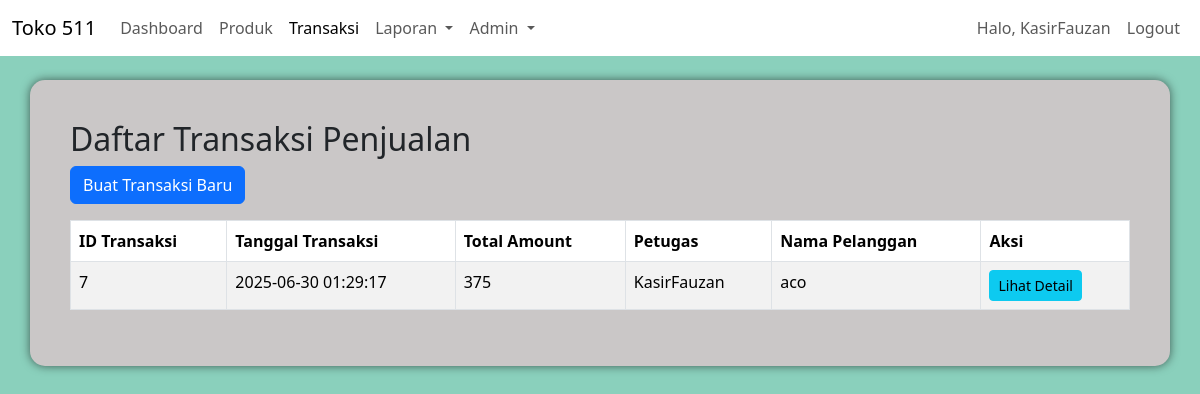
The app's page /transactions.php (signed in) with its own data.
### tables this page shows
CREATE TABLE `transactions` (
  `transaction_id` int(11) NOT NULL,
  `transaction_code` varchar(100) DEFAULT NULL,
  `transaction_date` datetime NOT NULL DEFAULT current_timestamp(),
  `total_amount` decimal(12,2) NOT NULL,
  `paid_amount` decimal(12,2) NOT NULL,
  `change_amount` decimal(12,2) NOT NULL,
  `user_id` int(11) NOT NULL,
  `customer_name` varchar(200) DEFAULT NULL,
  `payment_method` enum('cash','card','transfer') DEFAULT 'cash',
  `created_at` timestamp NOT NULL DEFAULT current_timestamp(),
  `updated_at` timestamp NOT NULL DEFAULT current_timestamp() ON UPDATE current_timestamp()
);

CREATE TABLE `users` (
  `user_id` int(11) NOT NULL,
  `username` varchar(100) NOT NULL,
  `password` varchar(255) NOT NULL,
  `full_name` varchar(200) NOT NULL,
  `email` varchar(100) DEFAULT NULL,
  `phone_number` varchar(20) DEFAULT NULL,
  `address` text DEFAULT NULL,
  `role_id` int(11) NOT NULL,
  `is_active` tinyint(1) DEFAULT 1,
  `created_at` timestamp NOT NULL DEFAULT current_timestamp(),
  `updated_at` timestamp NOT NULL DEFAULT current_timestamp() ON UPDATE current_timestamp()
);

### transactions.php (the view, shortened to what this page needs)
<?php
require_once 'config/database.php';
$sql = "SELECT
            t.transaction_id,
            t.transaction_date,
            t.total_amount,
            u.username,
            t.customer_name,
            t.created_at
        FROM
            transactions t
        JOIN
            users u ON t.user_id = u.user_id
        ORDER BY
            t.transaction_date DESC";
$result = $conn->query($sql);
?>
<!DOCTYPE html>
<html lang="en">
<head>
    <link href="https://cdn.jsdelivr.net/npm/bootstrap@5.3.3/dist/css/bootstrap.min.css" rel="stylesheet">
</head>
<body>
    <nav class="navbar navbar-expand-lg navbar-light">
        <div class="container-fluid">
            <a class="navbar-brand" href="dashboard.php">Toko 511</a>
            <div class="collapse navbar-collapse" id="navbarNav">
                <ul class="navbar-nav me-auto mb-2 mb-lg-0">
                    <li class="nav-item">
                        <a class="nav-link" href="dashboard.php">Dashboard</a>
                    </li>
                    <li class="nav-item">
                        <a class="nav-link" href="products.php">Produk</a>
                    </li>
                    <li class="nav-item">
                        <a class="nav-link active" aria-current="page" href="transactions.php">Transaksi</a>
                    </li>
                    <li class="nav-item dropdown">
    <a class="nav-link dropdown-toggle" href="#" id="reportsDropdown" role="button" data-bs-toggle="dropdown" aria-expanded="false">
        Laporan
    </a>
</li>
                    <?php if (isset($_SESSION['role_id']) && $_SESSION['role_id'] == 1): ?>
                    <li class="nav-item dropdown">
                        <a class="nav-link dropdown-toggle" href="#" id="navbarDropdown" role="button" data-bs-toggle="dropdown" aria-expanded="false">
                            Admin
                        </a>
                    </li>
                    <?php endif; ?>
                </ul>
                <ul class="navbar-nav">
                    <li class="nav-item">
                        <a class="nav-link" href="#">Halo, <?php echo htmlspecialchars($_SESSION['username']); ?></a>
                    </li>
                    <li class="nav-item">
                        <a class="nav-link" href="logout.php">Logout</a>
                    </li>
                </ul>
            </div>
        </div>
    </nav>
    <div class="container mt-4">
        <h2>Daftar Transaksi Penjualan</h2>
        <a href="add_transaction.php" class="btn btn-primary mb-3">Buat Transaksi Baru</a>
        <?php if ($result && $result->num_rows > 0): ?>
        <div class="table-responsive">
            <table class="table table-striped table-bordered table-hover">
                <thead>
                    <tr>
                        <th>ID Transaksi</th>
                        <th>Tanggal Transaksi</th>
                        <th>Total Amount</th>
                        <th>Petugas</th>
                        <th>Nama Pelanggan</th>
                        <th>Aksi</th>
                    </tr>
                </thead>
                <tbody>
                    <?php while($row = $result->fetch_assoc()): ?>
                    <tr>
                        <td><?php echo $row['transaction_id']; ?></td>
                        <td><?php echo $row['transaction_date']; ?></td>
                        <td><?php echo number_format($row['total_amount'], 0, ',', '.'); ?></td>
                        <td><?php echo htmlspecialchars($row['username']); ?></td>
                        <td><?php echo htmlspecialchars($row['customer_name'] ?? '-'); ?></td>
                        <td>
                            <a href="view_transaction.php?id=<?php echo $row['transaction_id']; ?>" class="btn btn-info btn-sm">Lihat Detail</a>
                            </td>
                    </tr>
                    <?php endwhile; ?>
                </tbody>
            </table>
        </div>
        <?php else: ?>
        <div class="alert alert-info">Belum ada transaksi penjualan. Silakan buat transaksi baru.</div>
        <?php endif; ?>
    </div>
</body>
</html>

### transactions.php (style rules this page uses)
body { background-color:rgb(138, 208, 188); }
.navbar { background-color:rgb(255, 255, 255); color: white; }
.container { background-color:rgb(202, 199, 199); padding: 40px; border-radius: 15px; box-shadow: 0 0 10px rgba(11, 11, 11, 0.59); }

### records on screen
transactions: transaction_id "7", transaction_date "2025-06-30 01:29:17", total_amount "375", user.username "KasirFauzan", customer_name "aco"

### other values on screen
$_SESSION['username'] "KasirFauzan"
